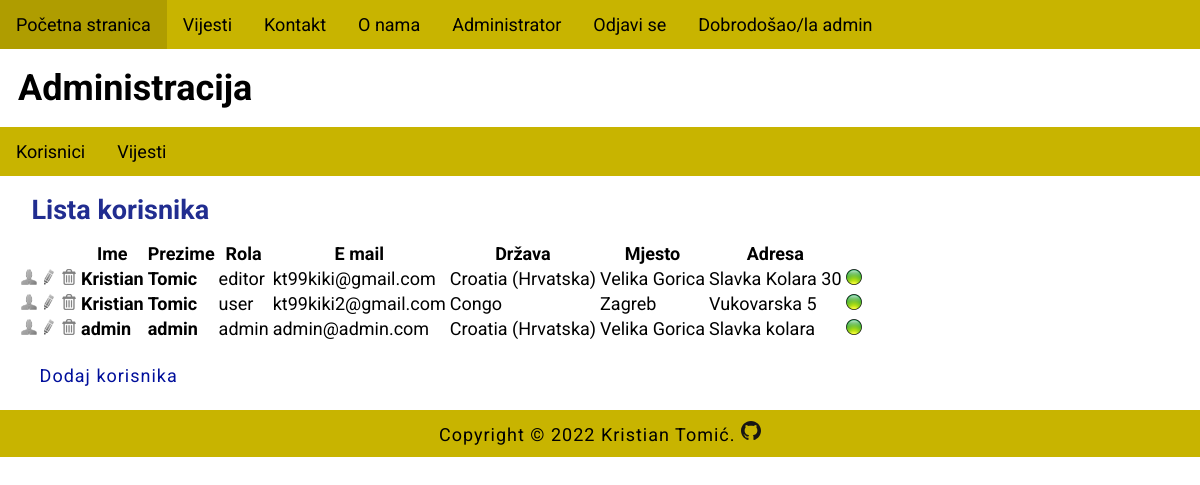
/index.php?menu=7 (signed in), run on the app's committed database.
### tables this page shows
CREATE TABLE `users` (
  `id` int(11) NOT NULL,
  `firstname` varchar(255) NOT NULL,
  `lastname` varchar(255) NOT NULL,
  `username` varchar(255) NOT NULL,
  `password` varchar(255) NOT NULL,
  `email` varchar(255) NOT NULL,
  `date` timestamp NOT NULL DEFAULT current_timestamp() ON UPDATE current_timestamp(),
  `archive` enum('N','Y') NOT NULL DEFAULT 'Y',
  `role` varchar(20) DEFAULT NULL,
  `city` varchar(20) NOT NULL,
  `street` varchar(100) NOT NULL,
  `picture_id` int(11) DEFAULT NULL,
  `country_id` int(11) DEFAULT NULL
);

CREATE TABLE `countries` (
  `id` int(11) NOT NULL,
  `country_code` varchar(2) NOT NULL DEFAULT '',
  `country_name` varchar(100) NOT NULL DEFAULT ''
);

### admin/users.php (the view, shortened to what this page needs)
<?php
	if (isset($_GET['id']) && $_GET['id'] != '') {
		$query  = "SELECT * FROM users LEFT JOIN pictures ON users.picture_id = pictures.id";
		$query .= " WHERE users.id=".$_GET['id'];
		$result = @mysqli_query($MySQL, $query);
		$row = @mysqli_fetch_array($result);
		print '
		<h2>Korisnički profil</h2>
		<img class="profile_img" src="images/' . $row['path'] . '" alt="" title="" />
		<p><b>Ime:</b> ' . $row['firstname'] . '</p>
		<p><b>Preizme:</b> ' . $row['lastname'] . '</p>
		<p><b>Korisničko ime:</b> ' . $row['username'] . '</p>';
		$_query  = "SELECT * FROM countries";
		$_query .= " WHERE id='" . $row['country_id'] . "'";
		$_result = @mysqli_query($MySQL, $_query);
		$_row = @mysqli_fetch_array($_result);
		print '
		<p><b>Država:</b> ' .$_row['country_name'] . '</p>
		<p><b>Mjesto:</b> ' .$row['city'] . '</p>
		<p><b>Adresa:</b> ' .$row['street'] . '</p>
		<p><b>Datum:</b> ' . pickerDateToMysql($row['date']) . '</p>';
	}
	else {
		print '
		<h2>Lista korisnika</h2>
		<div id="users">
			<table>
				<thead>
					<tr>
						<th width="16"></th>
						<th width="16"></th>
						<th width="16"></th>
						<th>Ime</th>
						<th>Prezime</th>
						<th>Rola</th>
						<th>E mail</th>
						<th>Država</th>
						<th>Mjesto</th>
						<th>Adresa</th>
						<th width="16"></th>
					</tr>
				</thead>
				<tbody>';
				$query  = "SELECT * FROM users";
				$result = @mysqli_query($MySQL, $query);
				while($row = @mysqli_fetch_array($result)) {
					print '
					<tr>
						<td><a href="index.php?menu='.$menu.'&amp;action='.$action.'&amp;id=' .$row['id']. '"><img src="images/user.png" alt="user"></a></td>
						<td>';
							if ($_SESSION['user']['role'] == 'admin') {
								print '<a href="index.php?menu='.$menu.'&amp;action='.$action.'&amp;edit=' .$row['id']. '"><img src="images/edit.png" alt="uredi"></a></td>';
							}
						print '
						<td>';
							if ($_SESSION['user']['role'] == 'admin') {
								print '<a href="index.php?menu='.$menu.'&amp;action='.$action.'&amp;delete=' .$row['id']. '"><img src="images/delete.png" alt="obriši"></a>';
							}
						print '
						</td>
						<td><strong>' . $row['firstname'] . '</strong></td>
						<td><strong>' . $row['lastname'] . '</strong></td>
						<td>' . $row['role'] . '</td>
						<td>' . $row['email'] . '</td>
						<td>';
							$_query  = "SELECT * FROM countries";
							$_query .= " WHERE id='" . $row['country_id'] . "'";
							$_result = @mysqli_query($MySQL, $_query);
							$_row = @mysqli_fetch_array($_result, MYSQLI_ASSOC);
							print $_row['country_name'] . '
						</td>
						<td>' . $row['city'] . '</td>
						<td>' . $row['street'] . '</td>
						<td>';
						if ($row['archive'] != 'N') { print '<img src="images/inactive.png" alt="" title="" />'; }
						else { print '<img src="images/active.png" alt="" title="" />'; }
						print '
						</td>
					</tr>';
				}
			print '
				</tbody>
			</table>
		</div><p><a href="index.php?menu='.$menu.'&amp;action='.$action.'&amp;create=true">Dodaj korisnika</a></p>';
	}
?>

### style.css (style rules this page uses)
body, html { font-family: 'Roboto', sans-serif; margin: 0; font-size: 18px; }
p { margin: 1.2em; line-height: 1.4em; letter-spacing: 1px; }
h1,h2 { margin: 0.5em; font-size: 2em; }
h2 { font-size: 1.5em; color: #212d90; }
main a { color: #000f9b; text-decoration: none; }
img { width: 100%; }

### data on the page
users: firstname "Kristian", lastname "Tomic", role "editor", email "kt99kiki@gmail.com", country.country_name "Croatia (Hrvatska)", city "Velika Gorica", street "Slavka Kolara 30"
users: firstname "Kristian", lastname "Tomic", role "user", email "kt99kiki2@gmail.com", country.country_name "Congo", city "Zagreb", street "Vukovarska 5"
users: firstname "admin", lastname "admin", role "admin", email "admin@admin.com", country.country_name "Croatia (Hrvatska)", city "Velika Gorica", street "Slavka kolara"

### other printed values
$_SESSION['user']['username'] "admin"
